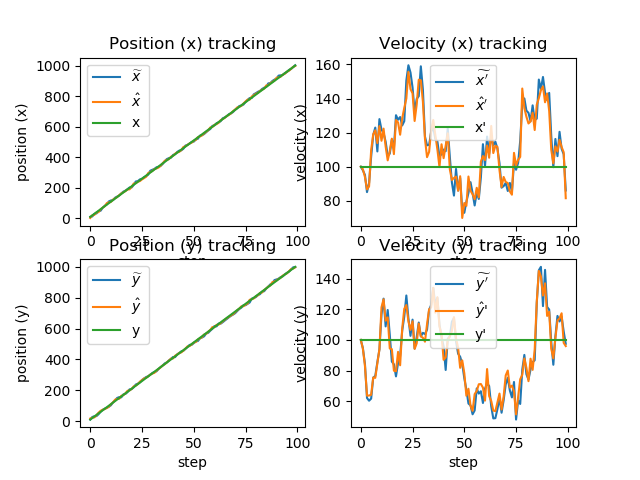

Python code for this plot:
import time
import os
import sys

import matplotlib.pyplot as plt
import pandas as pd

df = pd.read_csv(sys.argv[1])

plt, axes = plt.subplots(2, 2)
x_plot, dx_plot, y_plot, dy_plot = axes[0][0], axes[0][1], axes[1][0], axes[1][1]

x_plot.plot(df['x_'])
x_plot.plot(df['x'])
x_plot.plot(df['x_real'])
x_plot.legend(['$\widetilde{x}$', '$\hat{x}$', 'x'])
x_plot.set_xlabel('step')
x_plot.set_ylabel('position (x)')
x_plot.set_title('Position (x) tracking')

dx_plot.plot(df['dx_'])
dx_plot.plot(df['dx'])
dx_plot.plot(df['dx_real'])
dx_plot.legend(['$\widetilde{x\'}$', '$\hat{x}\'$', 'x\''])
dx_plot.set_xlabel('step')
dx_plot.set_ylabel('velocity (x)')
dx_plot.set_title('Velocity (x) tracking')

y_plot.plot(df['y_'])
y_plot.plot(df['y'])
y_plot.plot(df['y_real'])
y_plot.legend(['$\widetilde{y}$', '$\hat{y}$', 'y'])
y_plot.set_xlabel('step')
y_plot.set_ylabel('position (y)')
y_plot.set_title('Position (y) tracking')

dy_plot.plot(df['dy_'])
dy_plot.plot(df['dy'])
dy_plot.plot(df['dy_real'])
dy_plot.legend(['$\widetilde{y\'}$', '$\hat{y}$\'', 'y\''])
dy_plot.set_xlabel('step')
dy_plot.set_ylabel('velocity (y)')
dy_plot.set_title('Velocity (y) tracking')

plt.savefig(sys.argv[2])
